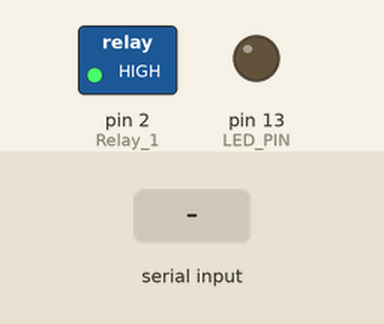
Simulated run of this sketch. Board: Arduino Uno, built with avr-gcc and run on an emulated ATmega328P. On the bench: switched loads named in the sketch (green lamp = pin HIGH), output pins drawn as LEDs (lit = HIGH). The test bench sets the inputs (shaded band).

Above: at 1.2 s.
1.3 s: "ledOn" received over Serial
At 2.7 s:
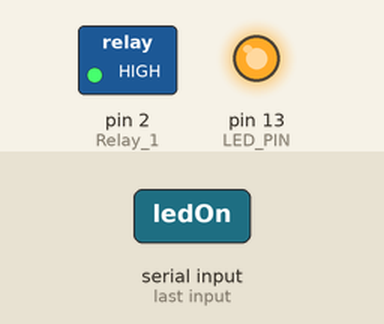
3.8 s: "74815" received over Serial
At 5.8 s:
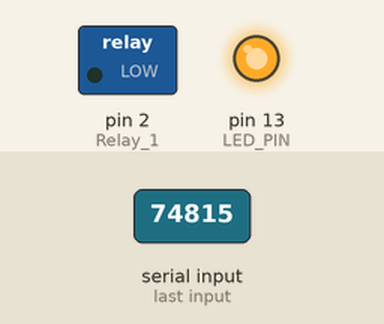
6.3 s: "ledOff" received over Serial
At 9.2 s:
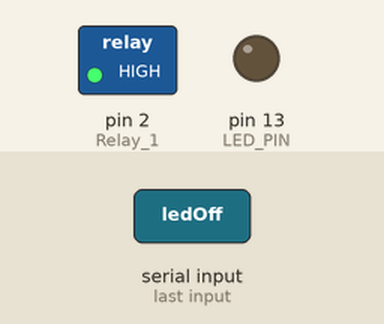
9.3 s: "74815" received over Serial
At 11.2 s:
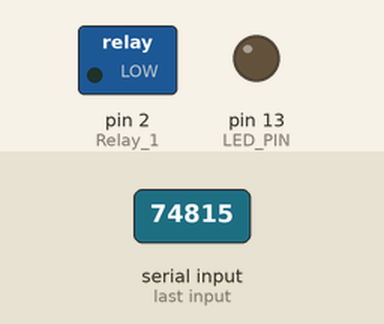
Timing chart, 0 to 14.8 s (numbered marks = the images above; inputs shaded):
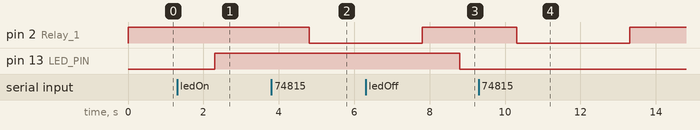

The sketch:

SerialCommand.ino
```cpp
#define LED_PIN 13
#define RELAY_ON 0
#define RELAY_OFF 1
#define Relay_1  2

void setup()
{
  digitalWrite(Relay_1, RELAY_OFF);
  pinMode(Relay_1, OUTPUT);
  pinMode(LED_PIN, OUTPUT);
  Serial.begin(9600);
}

void loop()
{
  if (Serial.available() > 0)
  {
      // Read the command from serial.
      String command = Serial.readString();

      // Choose the right action for the command.
      if (command == "ledOn")
      {
         digitalWrite(LED_PIN, HIGH);
      }
      else if (command == "ledOff")
      {
         digitalWrite(LED_PIN, LOW);
      }
      else if (command == "74815")
      {
        // Turn on for three seconds.
         digitalWrite(Relay_1, RELAY_ON);
         delay(3000);
         digitalWrite(Relay_1, RELAY_OFF);
      }
   }
}
```

Measured:
- after the input at 1.3 s, pin 13 (LED_PIN): LOW → HIGH after 1.0 s
- after the input at 3.8 s, pin 2 (Relay_1): HIGH → LOW after 1.0 s
- after the input at 6.3 s, pin 13 (LED_PIN): HIGH → LOW after 2.5 s
- after the input at 9.3 s, pin 2 (Relay_1): HIGH → LOW after 1.0 s, → HIGH 3.0 s later
